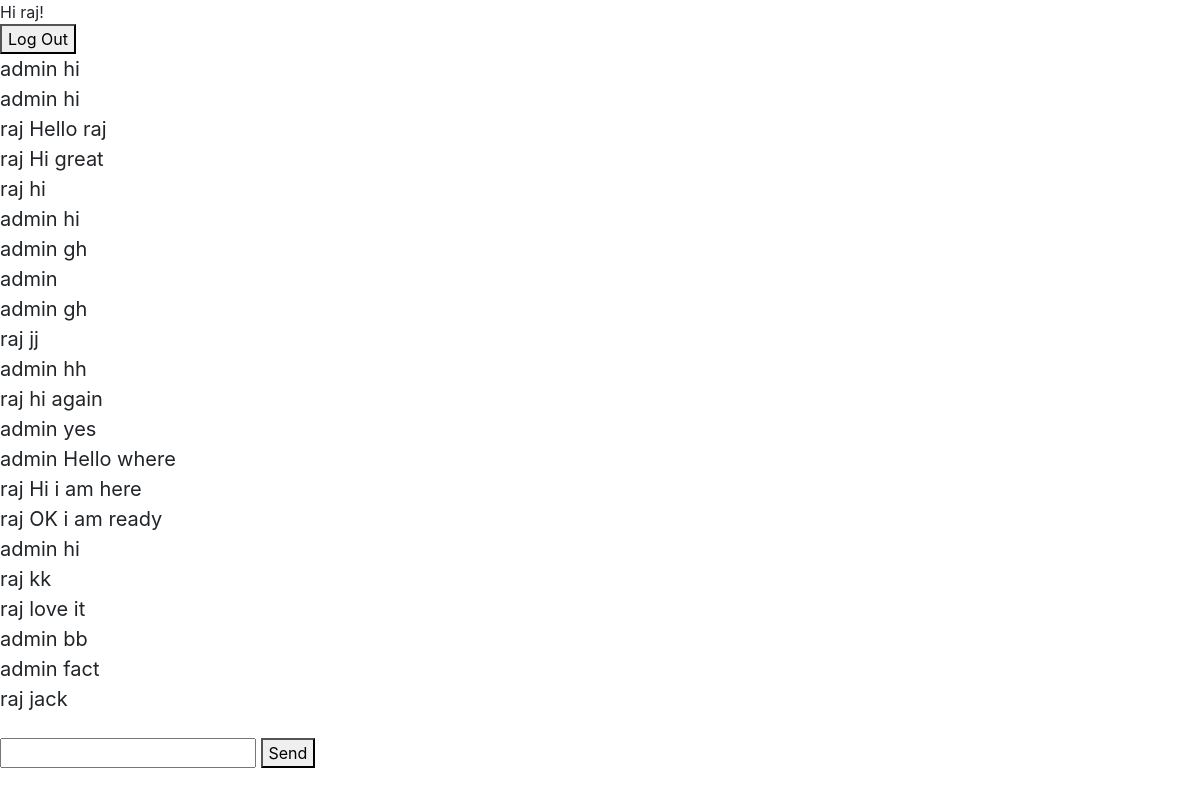
The page /chat_1/ (signed in) on the database its author committed.
### chattingapp/models.py (models this page shows)
class Message(models.Model):
    content=models.TextField()
    user=models.ForeignKey(User,on_delete=models.CASCADE)
    room=models.ForeignKey(Room,on_delete=models.CASCADE)
    created_on=models.DateTimeField(auto_now_add=True)

### chattingapp/views.py (the view)
# urls.py: path("<str:slug>/",views.room)
def room(request,slug):
    room_name=Room.objects.get(slug=slug).name
    messages=Message.objects.filter(room=Room.objects.get(slug=slug))
    return render(request,"room.html",{"room_name":room_name,"slug":slug,'messages':messages})

### templates/room.html (shortened to what this page needs)
{% extends "base.html" %}
{% block content %}
{% if user.is_authenticated %}
Hi {{ user.username }}!
<form action="{% url 'logout' %}" method="post">
  <button type="submit">Log Out</button>
</form>
<div
      class="chat__item__container"
      id="id_chat_item_container"
      style="font-size: 20px"
    >
    {% for i in messages %}
      {{i.user.username}} {{i.content}}
      <br>
    {% endfor %}
</div>
      <br />
      <input type="text" id="id_message_send_input" />
      <button type="submit" id="id_message_send_button">Send</button>
      <br />
      <br />
{% else %}
<p>You are not logged in</p>
<a href="{% url 'login' %}">Log In</a>
{% endif %}
{% endblock %}

### rows shown on the page
Message: user.username "admin", content "hi"
Message: user.username "admin", content "hi"
Message: user.username "raj", content "Hello raj"
Message: user.username "raj", content "Hi great"
Message: user.username "raj", content "hi"
Message: user.username "admin", content "hi"
Message: user.username "admin", content "gh"
Message: user.username "admin"
Message: user.username "admin", content "gh"
Message: user.username "raj", content "jj"
Message: user.username "admin", content "hh"
Message: user.username "raj", content "hi again"
Message: user.username "admin", content "yes"
Message: user.username "admin", content "Hello where"
Message: user.username "raj", content "Hi i am here"
Message: user.username "raj", content "OK i am ready"
Message: user.username "admin", content "hi"
Message: user.username "raj", content "kk"
Message: user.username "raj", content "love it"
Message: user.username "admin", content "bb"
Message: user.username "admin", content "fact"
Message: user.username "raj", content "jack"

### other values the page prints
{{ user.username }} "raj"
